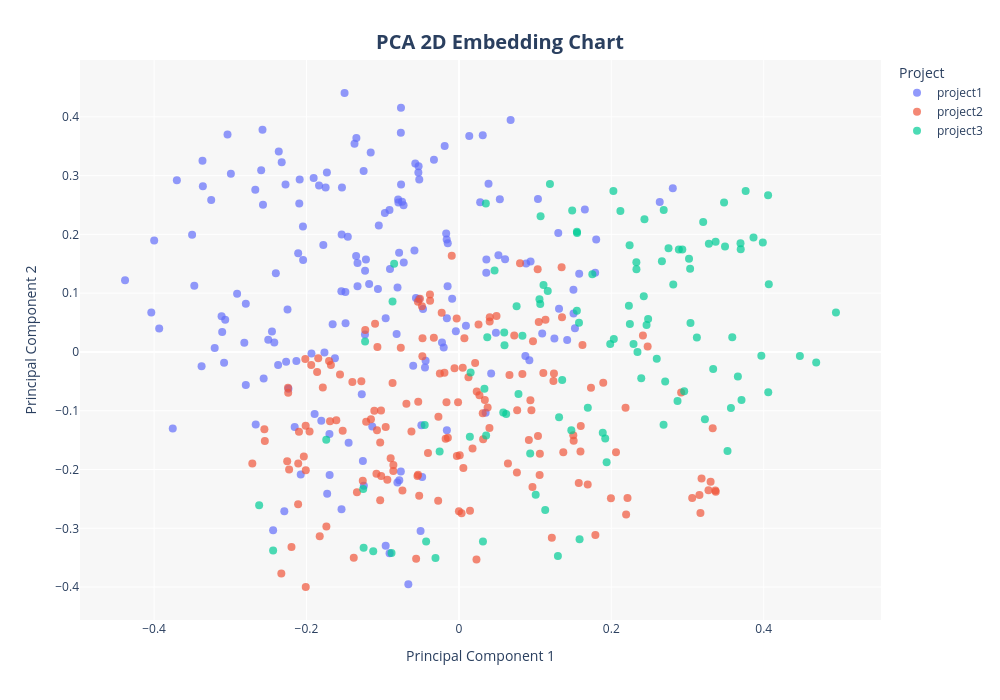

Notebook code cell kept with this figure:
### Markdown cell above
### Visualization 1 — PCA 2D

### Code cell
# PCA projection
pca = PCA(n_components=2, random_state=42)
reduced_vectors_pca = pca.fit_transform(vectors)

df_pca = pd.DataFrame({
    'PC1': reduced_vectors_pca[:, 0],
    'PC2': reduced_vectors_pca[:, 1],
    'Project': projects,
    'Type': doc_types,
    'Source': sources,
    'Headline': headlines,
    'Summary': [d[:80] for d in documents]
})

fig_pca = px.scatter(
    df_pca,
    x='PC1',
    y='PC2',
    color='Project',
    hover_data=['Project', 'Source', 'Type', 'Headline', 'Summary'],
    labels={'PC1': 'Principal Component 1', 'PC2': 'Principal Component 2'},
    height=700,
    width=1000
)

fig_pca.update_traces(marker=dict(size=8, opacity=0.7))
fig_pca.update_layout(
    font=dict(size=12),
    hovermode='closest',
    plot_bgcolor='rgba(240, 240, 240, 0.5)',
    title=dict(
        text='<b>PCA 2D Embedding Chart</b>', x=0.5, y=0.95,
        font=dict(size=20)
    ))
fig_pca.show()

print(f'Explained variance PC1: {pca.explained_variance_ratio_[0]:.2%}')
print(f'Explained variance PC2: {pca.explained_variance_ratio_[1]:.2%}')
print(f'Cumulative explained variance: {sum(pca.explained_variance_ratio_):.2%}')

### Figure 1 — Plotly figure (JSON) as saved in the notebook; plotly's stock layout.template omitted (floating-point values rounded to 4 significant figures; data arrays with more than 128 entries replaced by an {"elided": "..."} marker saying what was removed)
{"data": [{"customdata": {"elided": "170x5 str values"}, "hovertemplate": "Project=%{customdata[0]}<br>Principal Component 1=%{x}<br>Principal Component 2=%{y}<br>Source=%{customdata[1]}<br>Type=%{customdata[2]}<br>Headline=%{customdata[3]}<br>Summary=%{customdata[4]}<extra></extra>", "legendgroup": "project1", "marker": {"color": "#636efa", "opacity": 0.7, "size": 8, "symbol": "circle"}, "mode": "markers", "name": "project1", "orientation": "v", "showlegend": true, "type": "scatter", "x": {"elided": "170 float values"}, "xaxis": "x", "y": {"elided": "170 float values"}, "yaxis": "y"}, {"customdata": {"elided": "158x5 str values"}, "hovertemplate": "Project=%{customdata[0]}<br>Principal Component 1=%{x}<br>Principal Component 2=%{y}<br>Source=%{customdata[1]}<br>Type=%{customdata[2]}<br>Headline=%{customdata[3]}<br>Summary=%{customdata[4]}<extra></extra>", "legendgroup": "project2", "marker": {"color": "#EF553B", "opacity": 0.7, "size": 8, "symbol": "circle"}, "mode": "markers", "name": "project2", "orientation": "v", "showlegend": true, "type": "scatter", "x": {"elided": "158 float values"}, "xaxis": "x", "y": {"elided": "158 float values"}, "yaxis": "y"}, {"customdata": {"elided": "108x5 str values"}, "hovertemplate": "Project=%{customdata[0]}<br>Principal Component 1=%{x}<br>Principal Component 2=%{y}<br>Source=%{customdata[1]}<br>Type=%{customdata[2]}<br>Headline=%{customdata[3]}<br>Summary=%{customdata[4]}<extra></extra>", "legendgroup": "project3", "marker": {"color": "#00cc96", "opacity": 0.7, "size": 8, "symbol": "circle"}, "mode": "markers", "name": "project3", "orientation": "v", "showlegend": true, "type": "scatter", "x": [-0.04487, 0.01538, 0.06204, 0.1072, 0.4067, 0.2596, 0.1576, -0.08839, 0.01438, -0.2621, 0.1551, 0.2426, 0.03537, -0.1741, -0.2438, -0.1256, -0.1231, 0.1057, 0.233, -0.08498, 0.03724, 0.3034, 0.03348, 0.04678, 0.1067, 0.328, 0.2033, 0.07572, -0.08708, 0.1195, 0.08338, 0.1355, -0.02527, 0.07818, -0.125, -0.043, 0.05983, 0.1166, 0.111, 0.1487, 0.2027, 0.2751, 0.2119, 0.1751, 0.2435, 0.2932, 0.05821, 0.1888, 0.1548, 0.3695, 0.1008, 0.2292, 0.03572, 0.2886, 0.3763, 0.09355, 0.3039, -0.1124, 0.1692, 0.2231, 0.3205, 0.3525, 0.2707, 0.3337, 0.3123, 0.2869, 0.4689, 0.3969, 0.2956, 0.2686, 0.406, 0.3708, 0.2393, 0.3661, 0.4475, 0.3368, 0.4057, 0.2329, 0.3492, 0.2664, 0.2343, 0.348, 0.1475, 0.1299, 0.3587, 0.1584, -0.03073, 0.03158, 0.1133, 0.357, 0.05948, 0.1986, 0.1314, 0.224, 0.3698, 0.2688, 0.3866, 0.3228, 0.4948, 0.2483, 0.3988, 0.302, 0.192, 0.2813, 0.1939, 0.1548, 0.2462, 0.2244], "xaxis": "x", "y": [-0.1241, -0.03473, -0.1057, 0.2307, 0.1151, -0.01162, 0.04977, -0.3422, -0.1444, -0.2607, 0.2025, 0.09474, 0.2526, -0.1492, -0.3379, -0.2333, 0.01774, 0.08949, 0.1409, 0.1501, 0.02496, 0.1414, -0.06252, 0.1385, 0.0818, 0.1842, 0.0222, 0.07793, 0.0857, 0.2856, 0.02739, -0.04758, -0.1693, -0.0714, -0.3329, -0.3226, 0.01161, 0.1037, 0.1141, 0.2408, 0.2738, 0.1766, 0.2397, 0.1324, 0.2259, 0.1742, -0.103, -0.1373, 0.07027, 0.1851, -0.2428, 0.0136, -0.1422, 0.1745, 0.2738, -0.1728, 0.04917, -0.3389, -0.09479, 0.07883, 0.2213, -0.1683, -0.05003, -0.02877, 0.02481, -0.08333, -0.01793, -0.006557, -0.06686, -0.1238, -0.06845, -0.08162, -0.04463, -0.04166, -0.00686, 0.1876, 0.2665, 0.1525, 0.1795, 0.1542, -0.0001824, 0.2541, -0.1333, -0.3473, 0.02497, -0.3185, -0.3505, -0.3225, -0.2689, -0.09514, 0.03306, 0.01357, -0.1111, 0.1815, 0.1749, 0.2417, 0.1949, -0.1146, 0.06724, 0.05606, 0.1863, 0.1585, -0.1472, 0.1149, -0.1874, 0.2047, 0.04592, 0.04759], "yaxis": "y"}], "layout": {"font": {"size": 12}, "height": 700, "hovermode": "closest", "legend": {"title": {"text": "Project"}, "tracegroupgap": 0}, "margin": {"t": 60}, "plot_bgcolor": "rgba(240, 240, 240, 0.5)", "title": {"font": {"size": 20}, "text": "<b>PCA 2D Embedding Chart</b>", "x": 0.5, "y": 0.95}, "width": 1000, "xaxis": {"anchor": "y", "domain": [0, 1], "title": {"text": "Principal Component 1"}}, "yaxis": {"anchor": "x", "domain": [0, 1], "title": {"text": "Principal Component 2"}}}}
